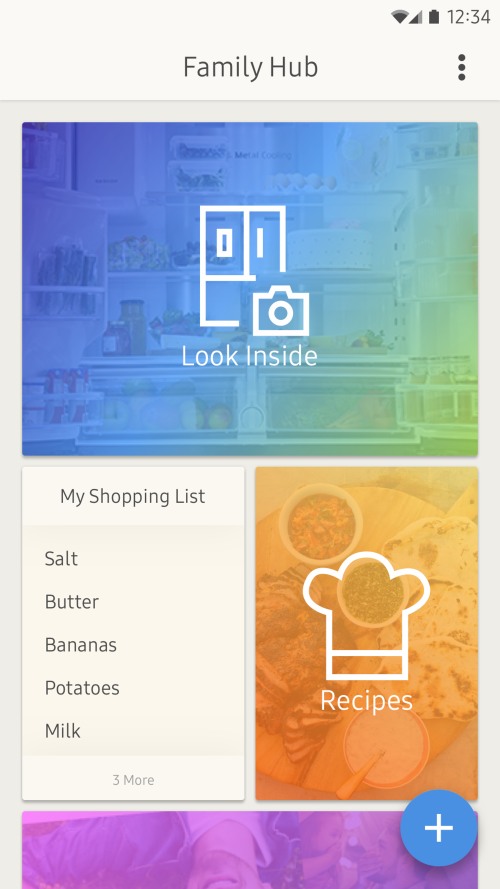
#> input picture ocr/Home.png, 1000 x 1778 px (shown at 1/2 size)
$ jupyter execute --allow-errors ocr_sample.ipynb   (older library calls are emulated)
#> lines starting #> are read from the running program, lines starting #| are printed output that depends on the picture; after the words box and inside, x2 and y2 are one past the last pixel; in counts of white or black regions, pixels touching at a corner belong together
[cell 1]
try:
    from PIL import Image
except ImportError:
    import Image
import pytesseract
from pytesseract import Output
import cv2


pytesseract.pytesseract.tesseract_cmd = r'C:\Program Files\Tesseract-OCR\tesseract'


# [11 lines of commented-out code are left out]

img = cv2.imread('Home.png')
#> img is the input picture: shape (1778, 1000, 3); mean B, G, R 195.1, 187.9, 190.2
img_gray = cv2.cvtColor(img, cv2.COLOR_BGR2GRAY)
ret, img_binary = cv2.threshold(img_gray, 200, 255, 0)
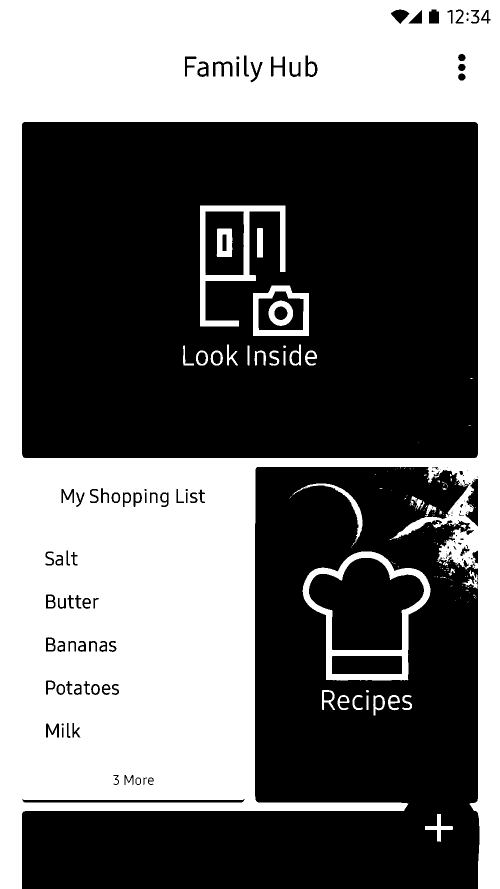
#> img_binary: shape (1778, 1000) (shown at 1/2 size); 42.4% white; 171 white regions (113 under 20 px)
contours, hierarchy = cv2.findContours(img_binary, cv2.RETR_LIST, cv2.CHAIN_APPROX_SIMPLE)
#> contours = 348 contours, 189 with area under 20; largest, box (x1, y1, x2, y2) and area: (0, 0, 1000, 1778) 1342130, (43, 243, 957, 917) 614390, (605, 1103, 861, 1361) 45466, (617, 1115, 849, 1301) 28458, (400, 411, 571, 653) 18494

for cnt in contours:
    cv2.drawContours(img, [cnt], 0, (255,0,0), 3)
#> this loop made 348 passes
#> cnt on passes 3, 19, 54: [[43, 1598], [44, 1597], [45, 1598], [44, 1599]], [[733, 1391], [733, 1419], [736, 1419], [736, 1391]], [[934, 1204]]
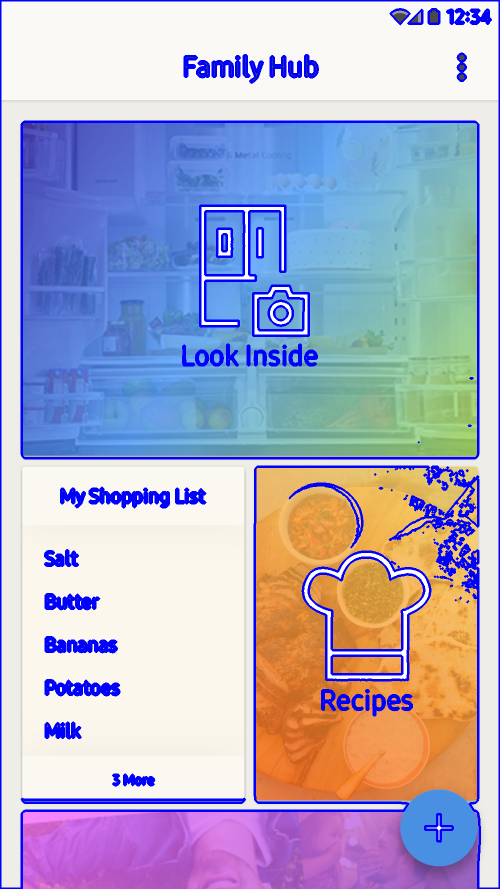
#> img: shape (1778, 1000, 3) (shown at 1/2 size); 7.29% of pixels changed, all inside (x1, y1, x2, y2) = (0, 0, 1000, 1778)

cv2.imshow("result", img)
cv2.imwrite('images/result2.jpg', img)
cv2.waitKey(0)

for cnt in contours:
    area = cv2.contourArea(cnt)
    print(area)
#> this loop made 348 passes
#> area on passes 1, 2, 5: 716, 2652, 58
#| 716.0
#| 2652.0
#| 2.0
#| 16.5
#| 58.0
#| 131.5
#| 56.5
#| 161.5
#> (further printed lines are left out)

cv2.imshow("result", img)

cv2.waitKey(0)

# If you don't have tesseract executable in your PATH, include the following:
# pytesseract.pytesseract.tesseract_cmd = r'C:\Program Files\Tesseract-OCR\tesseract'
# Example tesseract_cmd = r'C:\Program Files (x86)\Tesseract-OCR\tesseract'

# Simple image to string
print(pytesseract.image_to_string(Image.open('Home.png')))
#> (this line was passed over: pytesseract is not available in this run)

# # French text image to string
# print(pytesseract.image_to_string(Image.open('test_kor.png'), lang='Hangul'))

# # In order to bypass the image conversions of pytesseract, just use relative or absolute image path
# # NOTE: In this case you should provide tesseract supported images or tesseract will return error
# print(pytesseract.image_to_string('test.png'))

# # Batch processing with a single file containing the list of multiple image file paths
# print(pytesseract.image_to_string('images.txt'))

# Get bounding box estimates
print(pytesseract.image_to_boxes(Image.open('Home.png')))
#> (this line was passed over: pytesseract is not available in this run)

# # Get verbose data including boxes, confidences, line and page numbers
# print(pytesseract.image_to_data(Image.open('test.png')))

# # Get information about orientation and script detection
# print(pytesseract.image_to_osd(Image.open('test.png')))

# # Get a searchable PDF
# pdf = pytesseract.image_to_pdf_or_hocr('test.png', extension='pdf')

# # Get HOCR output
# hocr = pytesseract.image_to_pdf_or_hocr('test.png', extension='hocr')

[cell 2]
import cv2
from PIL import Image

image = cv2.imread("Home.png")
gray = cv2.cvtColor(image,cv2.COLOR_BGR2GRAY) # grayscale
_,thresh = cv2.threshold(gray,170,255,cv2.THRESH_BINARY_INV) # threshold
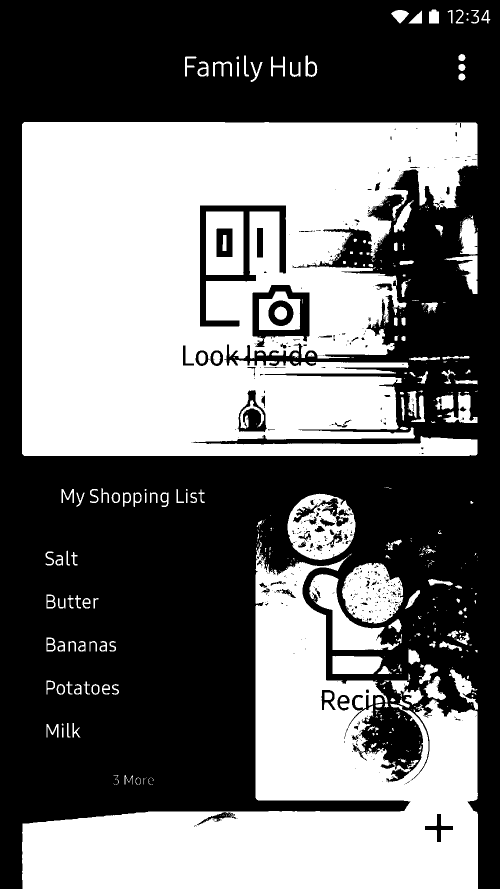
#> thresh: shape (1778, 1000) (shown at 1/2 size); 44.6% white; 511 white regions (341 under 20 px), largest, box (x1, y1, x2, y2) and area: (44, 244, 955, 912) 463691, (44, 1080, 956, 1778) 248857, (575, 987, 711, 1120) 10674
kernel = cv2.getStructuringElement(cv2.MORPH_CROSS,(3,3))
#> kernel = [[0, 1, 0], [1, 1, 1], [0, 1, 0]]
dilated = cv2.dilate(thresh,kernel,iterations = 13) # dilate
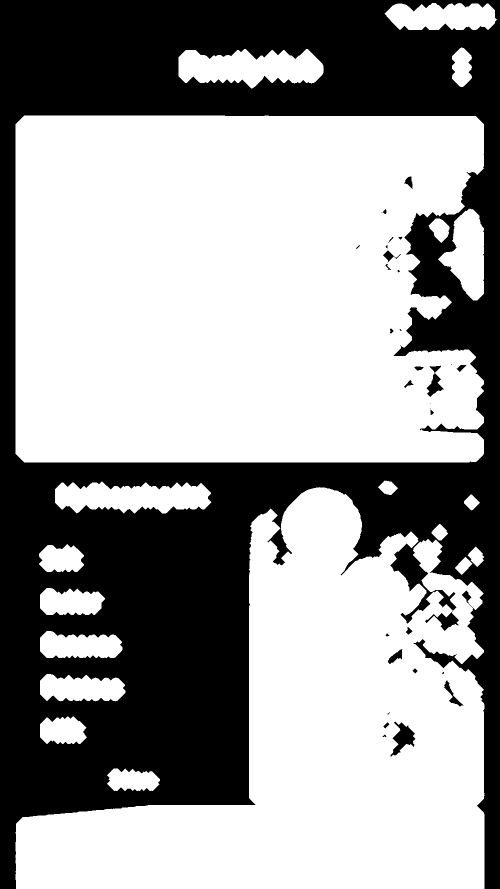
#> dilated: shape (1778, 1000) (shown at 1/2 size); 61.2% white; 32 black regions (9 under 20 px)
contours, hierarchy = cv2.findContours(dilated,cv2.RETR_EXTERNAL,cv2.CHAIN_APPROX_NONE) # get contours
#> contours = 19 contours; largest, box (x1, y1, x2, y2) and area: (31, 231, 968, 925) 603910, (31, 974, 969, 1778) 396694, (357, 98, 648, 177) 15534, (110, 963, 423, 1027) 14144, (876, 417, 968, 601) 9776

# for each contour found, draw a rectangle around it on original image
#> (the rest of this cell did not finish here and is left out)

[cell 3]
import cv2
import numpy as np
from PIL import Image
from cv2 import boundingRect, countNonZero, cvtColor, drawContours, findContours, getStructuringElement, imread, morphologyEx, pyrDown, rectangle, threshold

pytesseract.pytesseract.tesseract_cmd = r'C:\Program Files\Tesseract-OCR\tesseract'

large = imread('Home.png')
# downsample and use it for processing
rgb = pyrDown(large)
# apply grayscale
small = cvtColor(rgb, cv2.COLOR_BGR2GRAY)
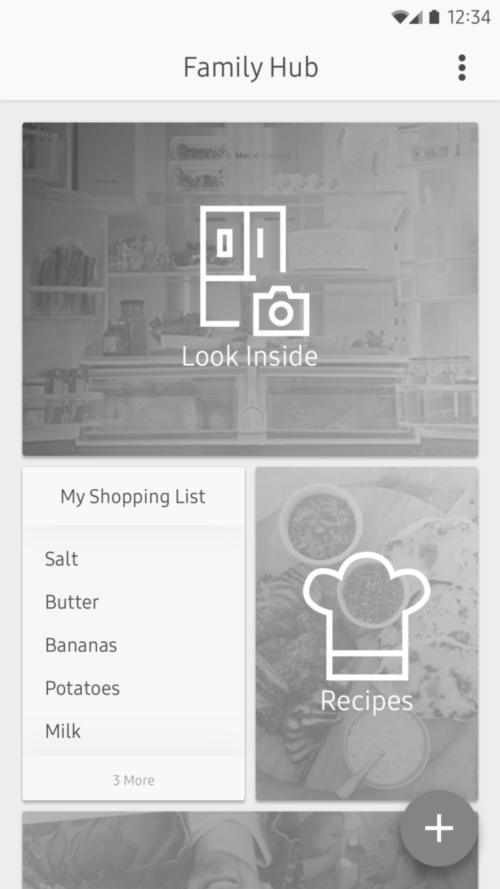
#> small: shape (889, 500); min 64, max 255, mean 189.5
# morphological gradient
morph_kernel = getStructuringElement(cv2.MORPH_ELLIPSE, (3, 3))
#> morph_kernel = [[0, 1, 0], [1, 1, 1], [0, 1, 0]]
grad = morphologyEx(small, cv2.MORPH_GRADIENT, morph_kernel)
# binarize
_, bw = threshold(src=grad, thresh=0, maxval=255, type=cv2.THRESH_BINARY+cv2.THRESH_OTSU)
#> bw: shape (889, 500); 4.2% white; 95 white regions (23 under 20 px), largest, box (x1, y1, x2, y2) and area: (21, 121, 479, 457) 2204, (199, 205, 287, 328) 1219, (302, 551, 431, 682) 865
morph_kernel = getStructuringElement(cv2.MORPH_RECT, (9, 1))
# connect horizontally oriented regions
connected = morphologyEx(bw, cv2.MORPH_CLOSE, morph_kernel)
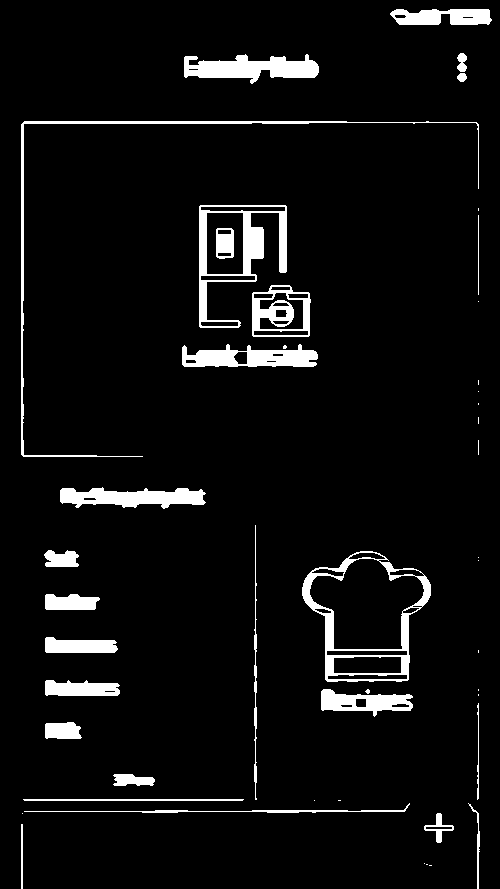
#> connected: shape (889, 500); 5.8% white; 46 white regions (20 under 20 px)
mask = np.zeros(bw.shape, np.uint8)
# find contours
contours, hierarchy = findContours(connected, cv2.RETR_CCOMP, cv2.CHAIN_APPROX_SIMPLE)
#> contours = 83 contours, 24 with area under 20; largest, box (x1, y1, x2, y2) and area: (302, 551, 431, 682) 11596, (309, 558, 425, 650) 6856, (199, 205, 287, 328) 5546, (252, 285, 311, 337) 2664, (206, 212, 244, 275) 2292
# filter contours
for idx in range(0, len(hierarchy[0])):
    rect = x, y, rect_width, rect_height = boundingRect(contours[idx])
    # fill the contour
    mask = drawContours(mask, contours, idx, (255, 255, 2555), cv2.FILLED)
    # ratio of non-zero pixels in the filled region
    r = float(countNonZero(mask)) / (rect_width * rect_height)
    if r > 0.45 and rect_height > 8 and rect_width > 8:
        rgb = rectangle(rgb, (x, y+rect_height), (x+rect_width, y), (0,255,0),3)
#> this loop made 83 passes
#> (x, y, rect_width, rect_height, r) on passes 1 to 12: (429, 865, 3, 1, 1), (426, 864, 2, 1, 2.5), (424, 863, 1, 1, 6), (21, 824, 2, 65, 1.05), (424, 813, 30, 30, 0.502), (425, 826, 28, 4, 4.04), (22, 813, 1, 1, 453), (468, 803, 12, 86, 0.615), (24, 803, 386, 10, 0.33), (338, 800, 3, 1, 426), (314, 800, 1, 1, 1279), (23, 799, 221, 2, 3.89)
#> pass 1, `mask = drawContours(mask, contours, idx, (255, 255, 2555), cv2.FILLED)`:
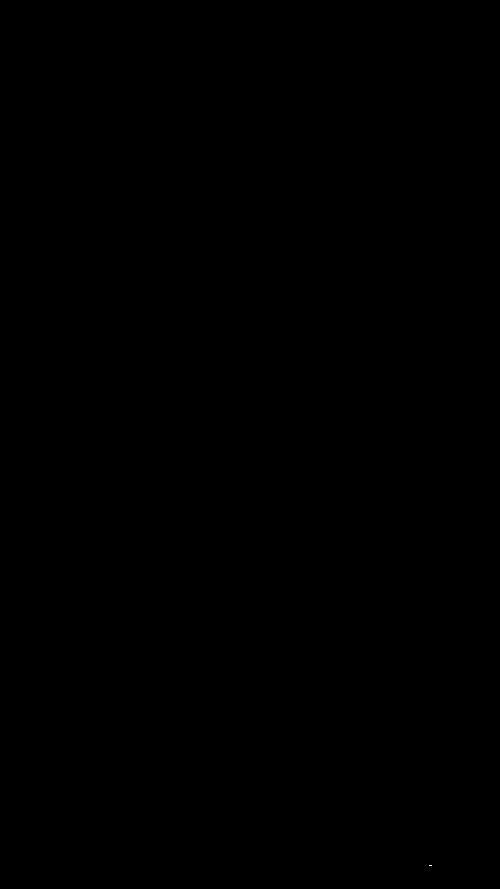
#> mask: shape (889, 500); 0% white in thin lines or dots, all inside (x1, y1, x2, y2) = (429, 865, 432, 866)
#> after the loop:
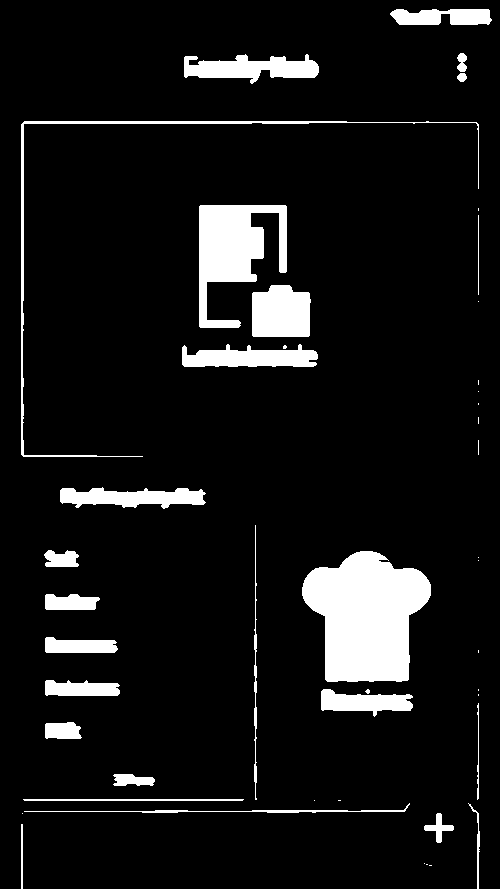
#> mask: shape (889, 500); 8.8% white; 45 white regions (20 under 20 px), largest, box (x1, y1, x2, y2) and area: (302, 551, 431, 682) 11819, (199, 205, 287, 328) 5859, (252, 285, 311, 337) 2767
#> after the loop:
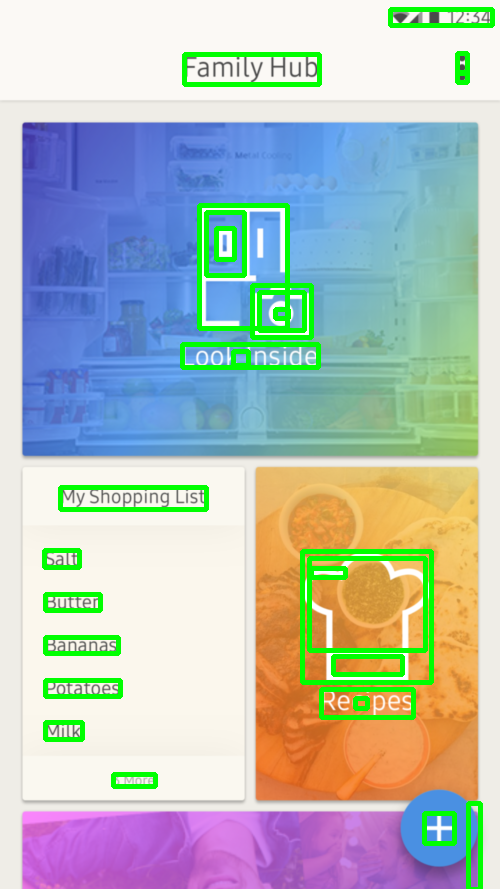
#> rgb: shape (889, 500, 3); mean B, G, R 184.2, 191, 178.7

Image.fromarray(rgb).show()

[cell 4]
import cv2
import numpy as np
from PIL import Image
import pytesseract
from pytesseract import Output

pytesseract.pytesseract.tesseract_cmd = r'C:\Program Files\Tesseract-OCR\tesseract'

img = Image.open('Home.png')
#> img: PIL image 1000x1778 RGB

rgb = cv2.imread('Home.png')
#rgb = cv2.pyrDown(large)

image = cv2.pyrUp(rgb)

small = cv2.cvtColor(rgb, cv2.COLOR_BGR2GRAY)

kernel = cv2.getStructuringElement(cv2.MORPH_ELLIPSE, (3, 3))
grad = cv2.morphologyEx(small, cv2.MORPH_GRADIENT, kernel)
#> grad: shape (1778, 1000)

_, bw = cv2.threshold(grad, 0.0, 255.0, cv2.THRESH_BINARY | cv2.THRESH_OTSU)
#> bw: shape (1778, 1000); 2.1% white in thin lines or dots

kernel = cv2.getStructuringElement(cv2.MORPH_RECT, (9, 1))
connected = cv2.morphologyEx(bw, cv2.MORPH_CLOSE, kernel)
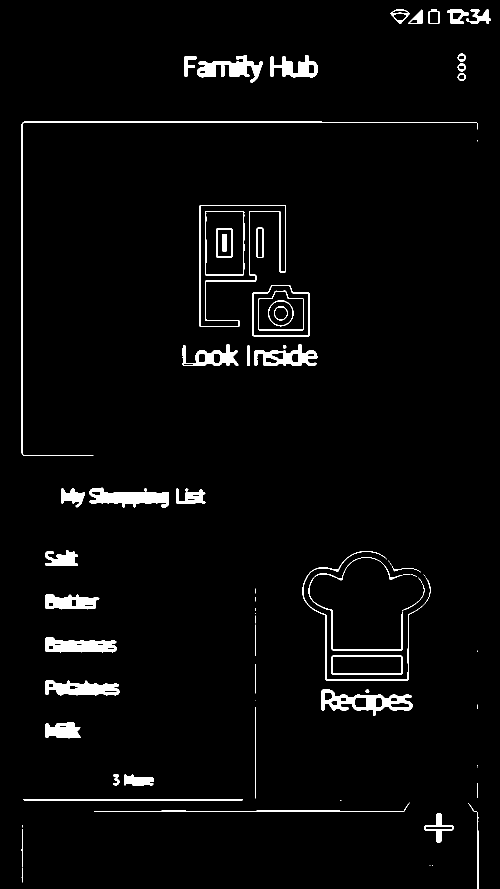
#> connected: shape (1778, 1000) (shown at 1/2 size); 2.9% white; 78 white regions (22 under 20 px)
# using RETR_EXTERNAL instead of RETR_CCOMP
contours, hierarchy = cv2.findContours(connected.copy(), cv2.RETR_EXTERNAL, cv2.CHAIN_APPROX_NONE)
#> contours = 72 contours, 28 with area under 20; largest, box (x1, y1, x2, y2) and area: (399, 410, 572, 654) 19718, (505, 570, 619, 673) 10473, (663, 1311, 805, 1349) 5212, (643, 1379, 825, 1432) 4734, (179, 975, 338, 1015) 3504
#For opencv 3+ comment the previous line and uncomment the following line
#_, contours, hierarchy = cv2.findContours(connected.copy(), cv2.RETR_EXTERNAL, cv2.CHAIN_APPROX_NONE)

mask = np.zeros(bw.shape, dtype=np.uint8)

#> (the rest of this cell did not finish here and is left out)
